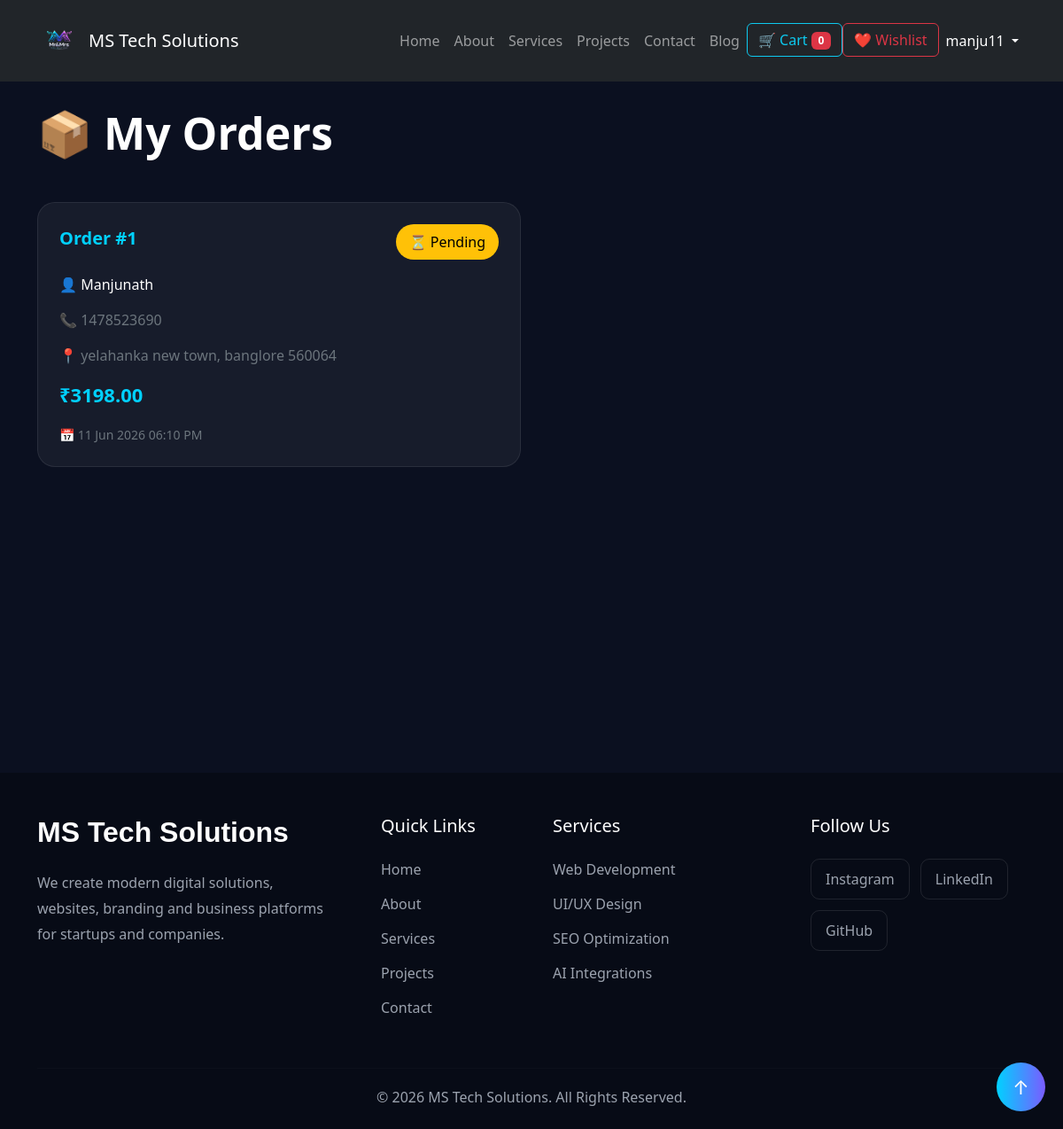
The page /ecommerce/orders/ (signed in) on the database as committed earlier.
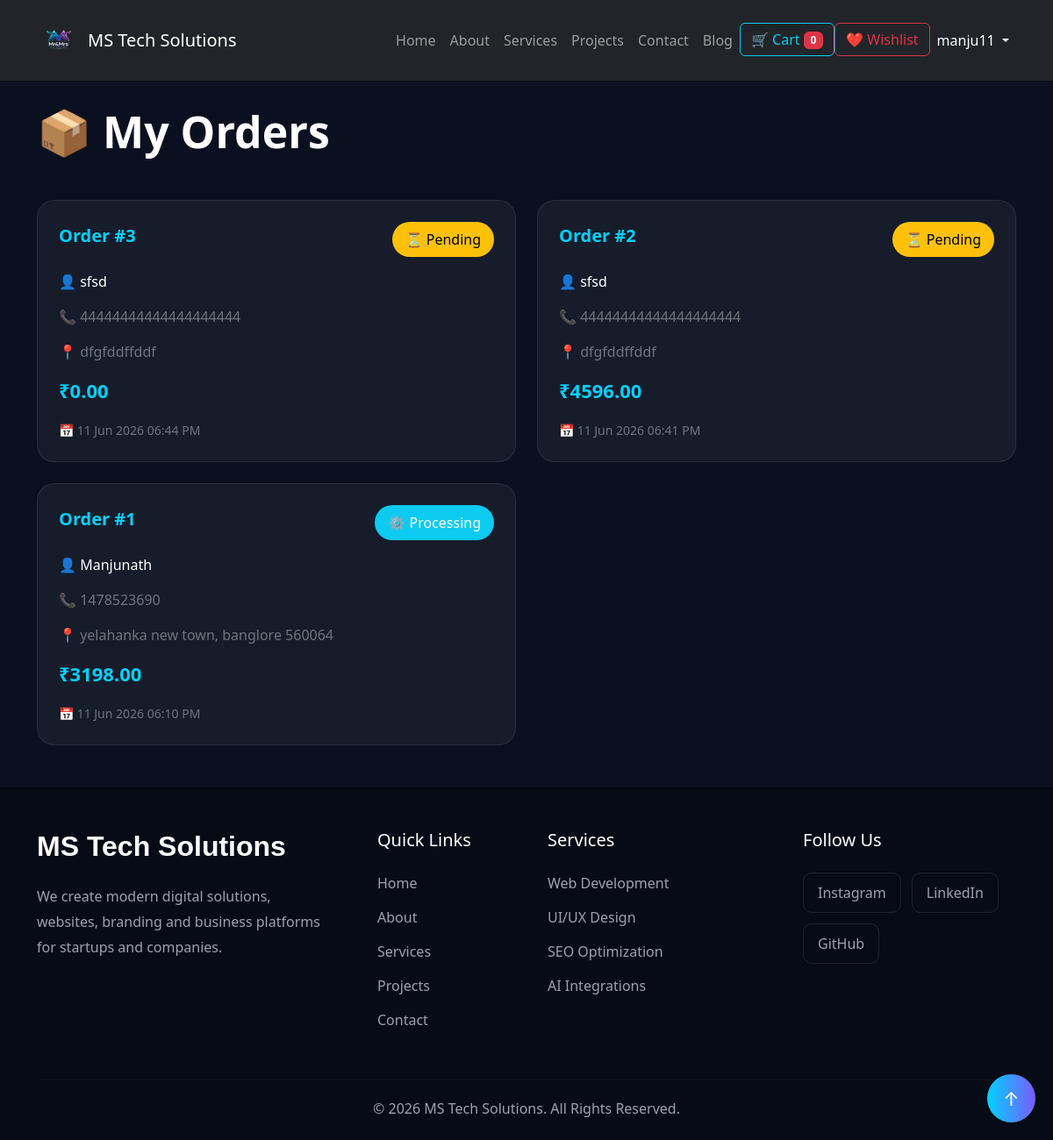
The same page on the database as committed later.
### E_commerce_app/models.py (models this page shows, shortened)
class Order(models.Model):
    STATUS_CHOICES = (
        ('Pending','Pending'),
        ('Processing','Processing'),
        ('Shipped','Shipped'),
        ('Delivered','Delivered')
    )
    user = models.ForeignKey(
        User,
        on_delete=models.CASCADE
    )
    full_name = models.CharField(
        max_length=200
    )
    phone = models.CharField(
        max_length=20
    )
    address = models.TextField()
    total_price = models.DecimalField(
        max_digits=10,
        decimal_places=2
    )
    status = models.CharField(
        max_length=20,
        choices=STATUS_CHOICES,
        default='Pending'
    )
    created_at = models.DateTimeField(
        auto_now_add=True
    )

### E_commerce_app/views.py (the view)
@login_required
def orders(request):
    orders = Order.objects.filter(
        user=request.user
    ).order_by(
        '-created_at'
    )
    return render(
        request,
        'ecom_app/orders.html',
        {
            'orders': orders
        }
    )

### E_commerce_app/context_processors.py (called while the page is built)
def cart_count(request):
    count = 0
    if request.user.is_authenticated:
        count = Cart.objects.filter(
            user=request.user
        ).count()
    return {
        'cart_count': count
    }

### E_commerce_app/templates/ecom_app/orders.html (shortened to what this page needs)
{% extends 'base.html' %}
{% block content %}
<section class="orders-section py-5">
<div class="container">
<h1 class="page-title mb-5">
📦 My Orders
</h1>
<div class="row g-4">
{% for order in orders %}
<div class="col-lg-6">
<div class="order-card p-4">
<div class="d-flex justify-content-between align-items-center mb-3">
<h5 class="order-id">
Order #{{ order.id }}
</h5>
{% if order.status == 'Pending' %}
<span class="status-pending">
⏳ Pending
</span>
{% elif order.status == 'Processing' %}
<span class="status-processing">
⚙️ Processing
</span>
{% elif order.status == 'Shipped' %}
<span class="status-shipped">
🚚 Shipped
</span>
{% elif order.status == 'Delivered' %}
<span class="status-delivered">
✅ Delivered
</span>
{% endif %}
</div>
<p class="text-white">
👤 {{ order.full_name }}
</p>
<p class="text-secondary">
📞 {{ order.phone }}
</p>
<p class="text-secondary">
📍 {{ order.address }}
</p>
<p class="order-price">
₹{{ order.total_price }}
</p>
<small class="text-secondary">
📅 {{ order.created_at|date:"d M Y h:i A" }}
</small>
</div>
</div>
{% empty %}
<div class="col-12">
<div class="alert alert-dark text-center">
No Orders Found
</div>
</div>
{% endfor %}
</div>
</div>
</section>
{% endblock %}

Rows that differ between the two databases and show on the page:
added Order: id "3", status "⏳ Pending", full_name "sfsd", phone "44444444444444444444", address "dfgfddffddf", total_price "0.00", created_at "11 Jun 2026 06:44 PM"
added Order: id "2", status "⏳ Pending", full_name "sfsd", phone "44444444444444444444", address "dfgfddffddf", total_price "4596.00", created_at "11 Jun 2026 06:41 PM"
changed Order "Manjunath": status "⏳ Pending" → "⚙️ Processing"
